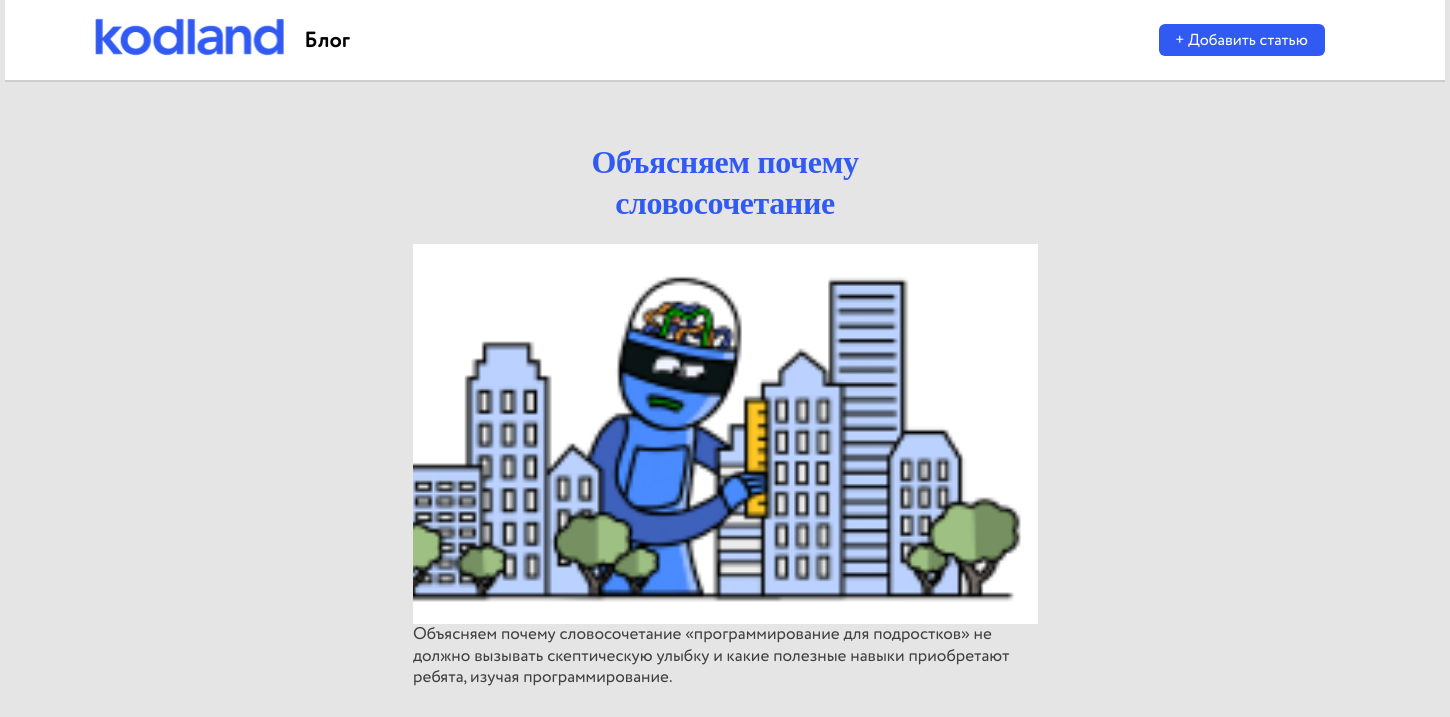
/article/6/, run on the app's committed database.
### mainapp/models.py (models this page shows, shortened)
class Article(models.Model):
    class Meta:
        verbose_name = 'Статья'
        verbose_name_plural = 'Статьи'
        ordering = ['created']
    name = models.CharField(verbose_name='заголовок', max_length=64)
    description = models.TextField(verbose_name='полный текст статьи',
                                   blank=True)
    description1 = RichTextUploadingField(verbose_name='полный текст статьи',
                                          blank=True, null=True)
    image = models.ImageField(upload_to='article_images',
                              verbose_name='иллюстрация', blank=True)
    sort_description = models.TextField(verbose_name='краткий текст статьи',
                                        blank=True, max_length=190)
    created = models.DateTimeField(verbose_name='создан', auto_now_add=True)
    updated = models.DateTimeField(verbose_name='обновлен', auto_now=True)
    is_active = models.BooleanField(verbose_name='статья активна',
                                    default=True)

### mainapp/views.py (the view)
# urls.py: path('article/<int:pk>/', mainapp.article, name='article'),
def article(request, pk):
    context = {
        'title': 'продукт',
        'object': get_article(pk),
    }
    return render(request, 'mainapp/article.html', context)

### mainapp/views.py (called while the page is built)
def get_article(pk):
    return get_object_or_404(Article, pk=pk)

### mainapp/templates/mainapp/article.html
{% extends 'mainapp/base.html' %}
{% load static %}
{% block content %}
    <div class="block-article">
        <div class="wrapper">
            <h1>{{ object.name }}</h1>
            <img src="{{ object.image.url }}" alt="{{ object.name }}">
            <div class="block-article-description">
                {{ object.description | safe }}
            </div>
        </div>
    </div>
{% endblock %}

### static/css/style.css (style rules this page uses)
* { margin: 0; padding: 0; }
body { background: #E5E5E5; }
.block-article { display: flex; flex-direction: column; align-items: center; padding-top: 60px; background: #E5E5E5; }
.wrapper { width: 624px; }
.block-article h1 { font-family: Museo Cyrl; font-style: normal; font-weight: bold; text-align: center; font-size: 32px; line-height: 128%; letter-spacing: -0.416667px; color: #315AF2; padding: 0 90px 20px; }
.block-article img { object-fit: cover; width: 625px; height: 380px; }
.block-article-description { font-family: Circe Rounded; font-style: normal; font-weight: normal; font-size: 17px; line-height: 128%; color: #404040; }

### data on the page
Article: name "Объясняем почему словосочетание", image (picture), description "Объясняем почему словосочетание «программирование для подростков» не должно вызывать скептическую улыбку и какие полезные навыки приобретают ребята, изучая программирование."
